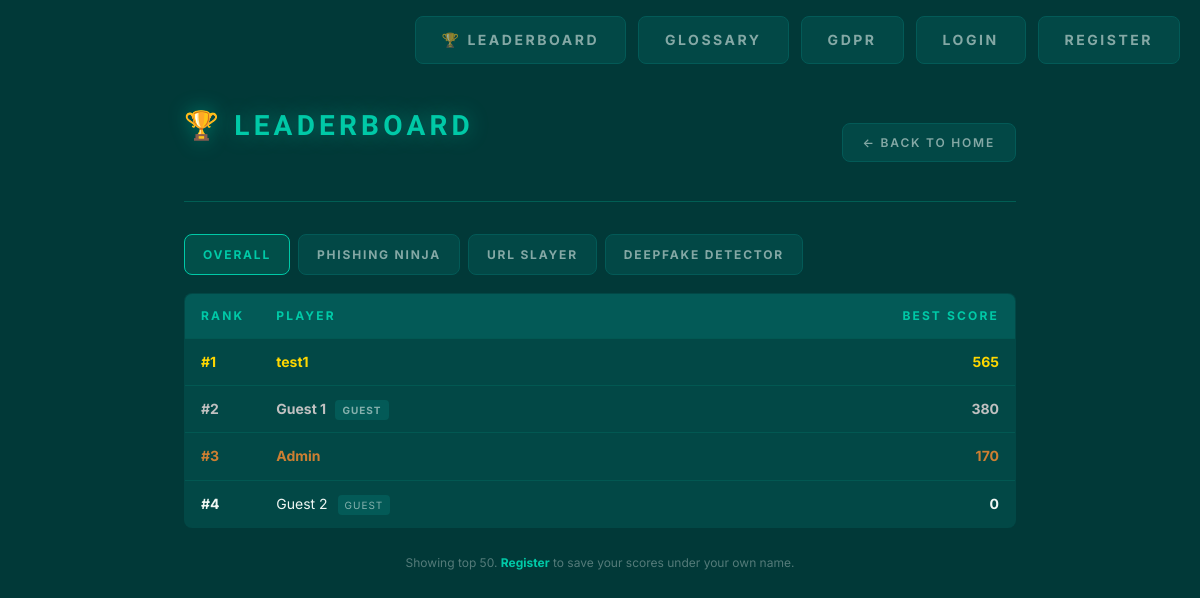
The app's page /leaderboard/, older data.
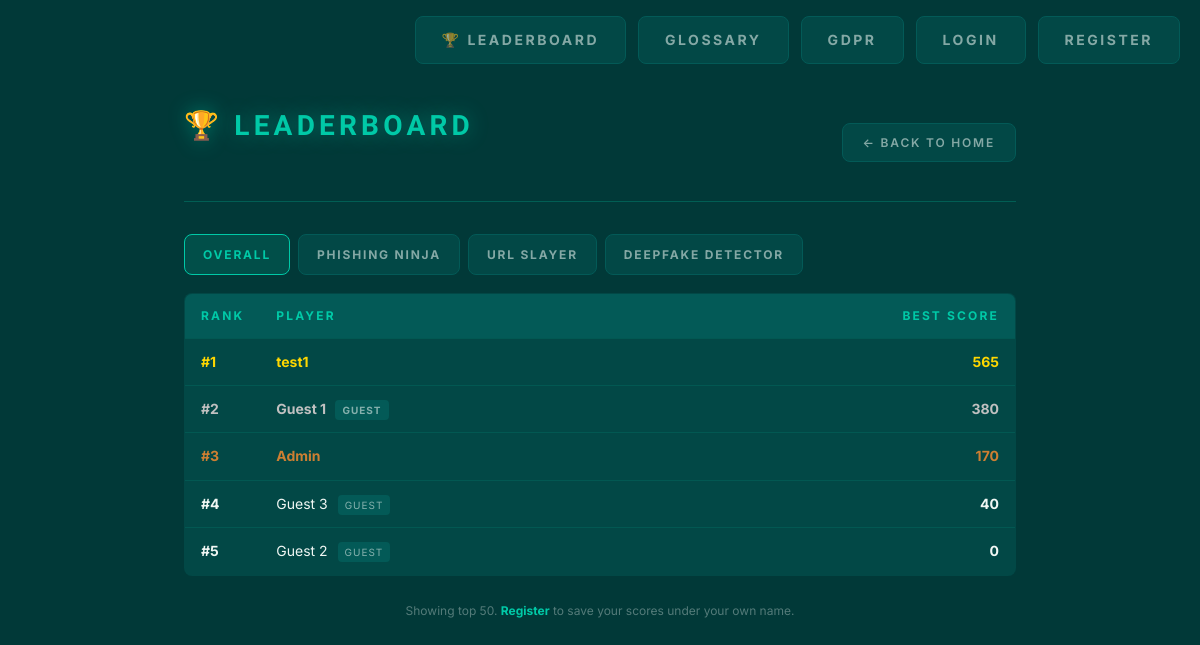
The same page, newer data.
### game/models.py (models this page shows, shortened)
class GuestPlayer(models.Model):
    session_key  = models.CharField(max_length=64, unique=True, db_index=True)
    display_name = models.CharField(max_length=32)
    created_at   = models.DateTimeField(auto_now_add=True)
    class Meta:
        ordering = ['created_at']

### game/views.py (the view)
# urls.py: path('leaderboard/',     views.leaderboard_view,    name='leaderboard'),
def leaderboard_view(request):
    game_filter = request.GET.get('game', 'total')
    rows = []
    if game_filter in ('email', 'url', 'ai'):
        qs = (
            GameSession.objects
            .filter(game=game_filter)
            .values('user__username', 'guest__display_name', 'user_id', 'guest_id')
            .annotate(best=Max('score'))
            .order_by('-best')[:50]
        )
        for r in qs:
            name = r['user__username'] or r['guest__display_name'] or 'Unknown'
            rows.append({
                'name':     name,
                'is_guest': r['guest_id'] is not None,
                'is_you':   request.user.is_authenticated and r['user__username'] == request.user.username,
                'score':    r['best'],
            })
    else:
        agg = {}
        for game_code, _ in GAME_CHOICES:
            for s in (
                GameSession.objects
                .filter(game=game_code)
                .values('user_id', 'guest_id', 'user__username', 'guest__display_name')
                .annotate(best=Max('score'))
            ):
                key = ('u', s['user_id']) if s['user_id'] else ('g', s['guest_id'])
                if key not in agg:
                    agg[key] = {
                        'name':     s['user__username'] or s['guest__display_name'] or 'Unknown',
                        'is_guest': s['guest_id'] is not None,
                        'is_you':   request.user.is_authenticated and s['user__username'] == request.user.username,
                        'score':    0,
                    }
                agg[key]['score'] += s['best'] or 0
        rows = sorted(agg.values(), key=lambda x: -x['score'])[:50]
    return render(request, 'game/leaderboard.html', {
        'rows': rows,
        'game_filter': game_filter,
        'tabs': [
            ('total', 'Overall'),
            ('email', 'Phishing Ninja'),
            ('url',   'URL Slayer'),
            ('ai',    'Deepfake Detector'),
        ],
    })

### game/templates/game/leaderboard.html (shortened to what this page needs)
{% load static %}
<!DOCTYPE html>
<html lang="en">
<head>
    <link rel="stylesheet" href="{% static 'css/style.css' %}">
</head>
<body>
    {% include 'game/navbar.html' %}
    <div class="container leaderboard-container">
        <div class="header">
            <h1>🏆 Leaderboard</h1>
            <a href="{% url 'home' %}" class="back-link">← Back to Home</a>
        </div>
        <div class="leaderboard-tabs">
            {% for code, label in tabs %}
                <a href="?game={{ code }}" class="tab-btn {% if game_filter == code %}active{% endif %}">{{ label }}</a>
            {% endfor %}
        </div>
        {% if rows %}
        <table class="leaderboard-table">
            <thead>
                <tr><th class="rank-cell">Rank</th><th>Player</th><th class="score-cell">Best Score</th></tr>
            </thead>
            <tbody>
                {% for row in rows %}
                <tr class="{% if row.is_you %}is-you{% endif %}">
                    <td class="rank-cell">#{{ forloop.counter }}</td>
                    <td>
                        {{ row.name }}
                        {% if row.is_guest %}<span class="guest-tag">Guest</span>{% endif %}
                    </td>
                    <td class="score-cell">{{ row.score }}</td>
                </tr>
                {% endfor %}
            </tbody>
        </table>
        {% else %}
        <p style="text-align:center; color:var(--text-dim); padding:40px;">
            No scores yet. Be the first to play!
        </p>
        {% endif %}
        <p style="text-align:center; margin-top:24px; font-size:var(--font-xs); color:var(--text-muted);">
            Showing top 50.
            {% if not user.is_authenticated %}
                <strong><a href="{% url 'register' %}">Register</a></strong> to save your scores under your own name.
            {% endif %}
        </p>
    </div>
</body>
</html>

Row changes from the older to the newer data that the page shows:
added GuestPlayer: name "Guest 3", shows "GUEST", score "40"
